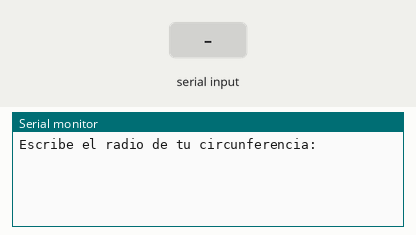
A sketch run on a simulated Arduino Uno, built with avr-gcc and run on an emulated ATmega328P. On the bench: the last lines printed to the serial monitor. The inputs (shaded band) are chosen by the test bench.

Above: at 1.2 s.
1.3 s: "90,45\n" received over Serial
At 1.42 s:
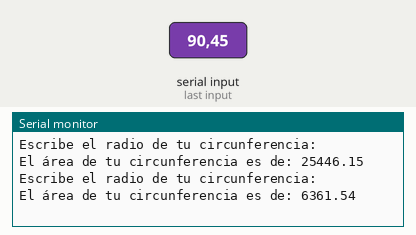
2.8 s: "30,150\n" received over Serial
At 4.9 s:
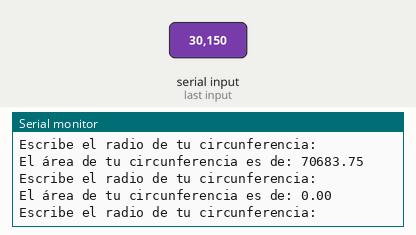
Timing chart, 0 to 6.4 s (numbered marks = the images above; inputs shaded):
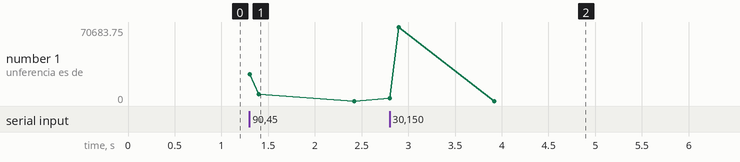

Measured:
- after the input at 1.3 s, the serial monitor: prints a new line at once (image 1)
- after the input at 2.8 s, the serial monitor: prints a new line at once (image 2)

The sketch:

leer_valores_desde_el_monitor_serial2.ino.ino
```cpp
//A=pi*Radio^2

float radius;
float pi = 3.1415;
float area;
String msg1 = "Escribe el radio de tu circunferencia: ";
String msg2 = "El área de tu circunferencia es de: ";

void setup() {
  // put your setup code here, to run once:
  Serial.begin(9600);
}

void loop() {
  // put your main code here, to run repeatedly:
  Serial.println();
  Serial.println(msg1);
  while (Serial.available() == 0) {

  }
  radius=Serial.parseFloat();
  area=pi*radius*radius;
  Serial.print(msg2);
  Serial.println(area);

}
```
